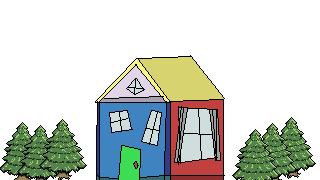
#> input picture original.png, 320 x 180 px
$ python png_to_pixel_array.py
#> lines starting #> are read from the running program, lines starting #| are printed output that depends on the picture
# this script exists solely cause i am bad with js
# i cannot figure out for the life of me how to just do it correctly and just import the image as pixels with js
# too bad!

from PIL import Image
import pyperclip

str = "var pixels = ["

with Image.open("original.png") as image:

#> image is the input picture: PIL image 320x180 RGBA; mean R, G, B, A 42.6, 48.6, 41, 93.2
	image = image.convert('RGB')
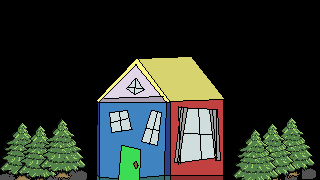
#> image: PIL image 320x180 RGB; mean R, G, B 42.6, 48.6, 41

	for y in range(image.size[1]):
		for x in range(image.size[0]):

			pixel = image.getpixel((x, y))

			if pixel[0] + pixel[1] + pixel[2] > 0:
				str = str + f"new Pixel({x}, {y}, {pixel[0]}, {pixel[1]}, {pixel[2]}), "


str = str + "]"

pyperclip.copy(str)
print("done! dusted! incredible!")
